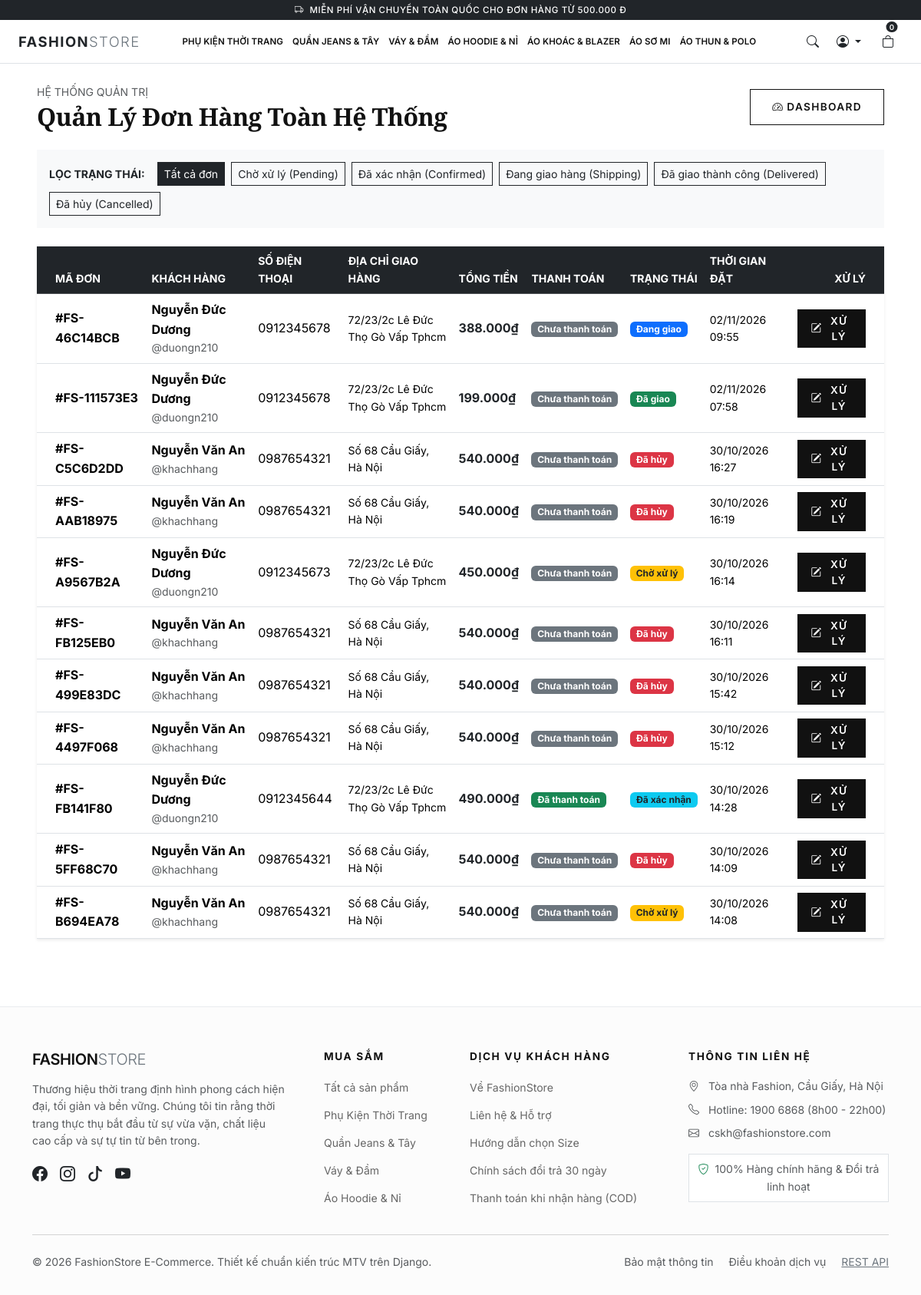
Page /orders/management/orders/ (signed in) on the committed database.
### products/models.py (models this page shows, shortened)
class Category(models.Model):
    name = models.CharField(max_length=100, unique=True, verbose_name='Tên danh mục')
    slug = models.SlugField(max_length=120, unique=True, blank=True, verbose_name='Đường dẫn slug')
    description = models.TextField(blank=True, verbose_name='Mô tả danh mục')
    image = models.ImageField(upload_to='categories/', blank=True, null=True, verbose_name='Ảnh danh mục')
    created_at = models.DateTimeField(auto_now_add=True, verbose_name='Ngày tạo')
    class Meta:
        verbose_name = 'Danh mục sản phẩm'
        verbose_name_plural = 'Danh mục sản phẩm'
        ordering = ['name']

### orders/models.py (models this page shows, shortened)
class Order(models.Model):
    PAYMENT_METHOD_CHOICES = [
        ('COD', 'Thanh toán khi nhận hàng (COD)'),
    ]
    PAYMENT_STATUS_CHOICES = [
        ('Unpaid', 'Chưa thanh toán'),
        ('Paid', 'Đã thanh toán'),
    ]
    ORDER_STATUS_CHOICES = [
        ('Pending', 'Chờ xử lý'),
        ('Confirmed', 'Đã xác nhận'),
        ('Shipping', 'Đang giao hàng'),
        ('Delivered', 'Đã giao thành công'),
        ('Cancelled', 'Đã hủy'),
    ]
    user = models.ForeignKey(User, on_delete=models.SET_NULL, null=True, blank=True, related_name='orders', verbose_name='Khách hàng')
    order_number = models.CharField(max_length=50, unique=True, verbose_name='Mã đơn hàng')
    full_name = models.CharField(max_length=100, verbose_name='Họ và tên người nhận')
    phone_number = models.CharField(max_length=15, verbose_name='Số điện thoại nhận hàng')
    shipping_address = models.TextField(verbose_name='Địa chỉ nhận hàng chi tiết')
    note = models.TextField(blank=True, verbose_name='Ghi chú đơn hàng')
    total_amount = models.DecimalField(max_digits=12, decimal_places=0, verbose_name='Tổng tiền đơn hàng (VNĐ)')
    payment_method = models.CharField(max_length=20, choices=PAYMENT_METHOD_CHOICES, default='COD', verbose_name='Phương thức thanh toán')
    payment_status = models.CharField(max_length=20, choices=PAYMENT_STATUS_CHOICES, default='Unpaid', verbose_name='Trạng thái thanh toán')
    order_status = models.CharField(max_length=20, choices=ORDER_STATUS_CHOICES, default='Pending', verbose_name='Trạng thái đơn hàng')
    created_at = models.DateTimeField(auto_now_add=True, verbose_name='Ngày đặt hàng')
    updated_at = models.DateTimeField(auto_now=True, verbose_name='Cập nhật lần cuối')
    class Meta:
        verbose_name = 'Đơn hàng'
        verbose_name_plural = 'Đơn hàng'
        ordering = ['-created_at']

### orders/views.py (the view)
# urls.py: path('management/orders/', views.admin_order_list, name='admin_order_list'),
@login_required
@user_passes_test(is_admin_user)
def admin_order_list(request):
    orders = Order.objects.select_related('user').all().order_by('-created_at')
    status_filter = request.GET.get('status')
    if status_filter:
        orders = orders.filter(order_status=status_filter)
    return render(request, 'orders/admin_orders.html', {
        'orders': orders,
        'status_filter': status_filter,
    })

### templates/orders/admin_orders.html (shortened to what this page needs)
{% extends 'base.html' %}
{% load static %}
{% block content %}
<div class="container-fluid px-lg-5 py-4">
    <div class="d-flex flex-wrap justify-content-between align-items-center mb-4">
        <div>
            <span class="text-uppercase small text-muted">Hệ thống quản trị</span>
            <h2 class="fw-bold mb-0 serif-font">Quản Lý Đơn Hàng Toàn Hệ Thống</h2>
        </div>
        <a href="{% url 'core:admin_dashboard' %}" class="btn btn-fashion-outline btn-sm mt-2 mt-md-0">
            <i class="bi bi-speedometer2 me-1"></i> Dashboard
        </a>
    </div>
    <div class="card border-0 bg-light p-3 rounded-0 mb-4">
        <div class="d-flex flex-wrap align-items-center gap-2 small">
            <span class="fw-bold text-uppercase me-2">Lọc trạng thái:</span>
            <a href="{% url 'orders:admin_order_list' %}" class="btn btn-sm {% if not status_filter %}btn-dark{% else %}btn-outline-dark{% endif %} rounded-0">
                Tất cả đơn
            </a>
            <a href="?status=Pending" class="btn btn-sm {% if status_filter == 'Pending' %}btn-dark{% else %}btn-outline-dark{% endif %} rounded-0">
                Chờ xử lý (Pending)
            </a>
            <a href="?status=Confirmed" class="btn btn-sm {% if status_filter == 'Confirmed' %}btn-dark{% else %}btn-outline-dark{% endif %} rounded-0">
                Đã xác nhận (Confirmed)
            </a>
            <a href="?status=Shipping" class="btn btn-sm {% if status_filter == 'Shipping' %}btn-dark{% else %}btn-outline-dark{% endif %} rounded-0">
                Đang giao hàng (Shipping)
            </a>
            <a href="?status=Delivered" class="btn btn-sm {% if status_filter == 'Delivered' %}btn-dark{% else %}btn-outline-dark{% endif %} rounded-0">
                Đã giao thành công (Delivered)
            </a>
            <a href="?status=Cancelled" class="btn btn-sm {% if status_filter == 'Cancelled' %}btn-dark{% else %}btn-outline-dark{% endif %} rounded-0">
                Đã hủy (Cancelled)
            </a>
        </div>
    </div>
    <div class="card border-0 shadow-sm rounded-0">
        <div class="table-responsive">
            <table class="table table-hover align-middle mb-0">
                <thead class="table-dark small text-uppercase">
                    <tr>
                        <th class="ps-4">Mã đơn</th>
                        <th>Khách hàng</th>
                        <th>Số điện thoại</th>
                        <th>Địa chỉ giao hàng</th>
                        <th>Tổng tiền</th>
                        <th>Thanh toán</th>
                        <th>Trạng thái</th>
                        <th>Thời gian đặt</th>
                        <th class="text-end pe-4">Xử lý</th>
                    </tr>
                </thead>
                <tbody>
                    {% for order in orders %}
                    <tr>
                        <td class="ps-4 fw-bold">#{{ order.order_number }}</td>
                        <td>
                            <strong>{{ order.full_name }}</strong>
                            {% if order.user %}<div class="small text-muted">@{{ order.user.username }}</div>{% endif %}
                        </td>
                        <td>{{ order.phone_number }}</td>
                        <td class="small" style="max-width: 200px;">{{ order.shipping_address|truncatechars:40 }}</td>
                        <td><strong class="text-dark">{{ order.total_amount|vnd }}</strong></td>
                        <td>
                            {% if order.payment_status == 'Paid' %}
                            <span class="badge bg-success">Đã thanh toán</span>
                            {% else %}
                            <span class="badge bg-secondary">Chưa thanh toán</span>
                            {% endif %}
                        </td>
                        <td>
                            {% if order.order_status == 'Pending' %}
                            <span class="badge bg-warning text-dark">Chờ xử lý</span>
                            {% elif order.order_status == 'Confirmed' %}
                            <span class="badge bg-info text-dark">Đã xác nhận</span>
                            {% elif order.order_status == 'Shipping' %}
                            <span class="badge bg-primary">Đang giao</span>
                            {% elif order.order_status == 'Delivered' %}
                            <span class="badge bg-success">Đã giao</span>
                            {% elif order.order_status == 'Cancelled' %}
                            <span class="badge bg-danger">Đã hủy</span>
                            {% endif %}
                        </td>
                        <td class="small">{{ order.created_at|date:"d/m/Y H:i" }}</td>
                        <td class="text-end pe-4">
                            <a href="{% url 'orders:admin_order_detail' order.order_number %}" class="btn btn-sm btn-fashion-dark py-1 px-3">
                                <i class="bi bi-pencil-square me-1"></i> Xử lý
                            </a>
                        </td>
                    </tr>
                    {% empty %}
                    <tr>
                        <td colspan="9" class="text-center py-5 text-muted">Không có đơn hàng nào phù hợp với bộ lọc hiện tại.</td>
                    </tr>
                    {% endfor %}
                </tbody>
            </table>
        </div>
    </div>
</div>
{% endblock %}

### templates/includes/navbar.html (shortened to what this page needs)
{% load static %}
<header class="yame-header sticky-top" id="mainHeader">
    <div class="yame-header-main bg-white border-bottom position-relative">
        <div class="container-fluid px-2 px-sm-3 px-xl-4">
            <div class="d-flex align-items-center justify-content-between" style="min-height: 56px;">
                <div class="d-flex align-items-center flex-shrink-0 me-2">
                    <a class="yame-brand-logo text-dark text-decoration-none" href="{% url 'core:home' %}">
                        <span class="fw-bold text-uppercase">FASHION</span><span class="fw-light text-secondary">STORE</span>
                    </a>
                </div>
                <nav class="yame-nav-bar d-none d-lg-block mx-1 mx-xl-3 flex-grow-1 overflow-hidden" style="min-width: 0;">
                    <ul class="yame-nav-list d-flex justify-content-center align-items-center list-unstyled mb-0 flex-nowrap" style="scrollbar-width: none;">
                        {% for cat in nav_categories %}
                        <li class="yame-nav-item yame-nav-item--has-mega">
                            <a class="yame-nav-link" href="{% url 'products:category_products' cat.slug %}">
                                {{ cat.name }}
                            </a>
                        </li>
                        {% endfor %}
                    </ul>
                </nav>
                <div class="header-right-actions d-flex align-items-center gap-1 gap-sm-2 flex-shrink-0 ms-auto ps-2" style="z-index: 1050; min-width: fit-content;">
                    <button class="btn yame-header-icon-btn text-dark border-0 bg-transparent text-decoration-none" id="searchToggleBtn" type="button" aria-label="Tìm kiếm sản phẩm" title="Tìm kiếm">
                        <i class="bi bi-search fs-6"></i>
                    </button>
                    {% if user.is_authenticated %}
                    <div class="dropdown">
                        <button class="btn yame-header-btn dropdown-toggle d-flex align-items-center gap-1 p-1 text-dark border-0 bg-transparent" type="button" data-bs-toggle="dropdown" aria-expanded="false" title="Tài khoản">
                            <i class="bi bi-person-circle fs-6"></i>
                        </button>
                    </div>
                    {% endif %}
                    {% if user.is_authenticated %}
                    <a href="{% url 'cart:detail' %}" class="btn yame-cart-btn text-dark position-relative p-1 text-decoration-none ms-1" title="Giỏ hàng">
                        <i class="bi bi-bag fs-6"></i>
                        <span class="yame-cart-badge position-absolute translate-middle badge rounded-pill bg-dark text-white">
                            {{ nav_cart_count|default:0 }}
                        </span>
                    </a>
                    {% endif %}
                </div>
            </div>
        </div>
    </div>
</header>

### templates/includes/footer.html
{% load static %}
<footer class="fashion-footer">
    <div class="container">
        <div class="row g-4">
            <div class="col-lg-4 col-md-6">
                <h5 class="brand-logo mb-3">FASHION<span class="text-secondary fw-light">STORE</span></h5>
                <p class="text-muted small pe-lg-4">
                    Thương hiệu thời trang định hình phong cách hiện đại, tối giản và bền vững. Chúng tôi tin rằng thời trang thực thụ bắt đầu từ sự vừa vặn, chất liệu cao cấp và sự tự tin từ bên trong.
                </p>
                <div class="d-flex gap-3 text-secondary fs-5 mt-3">
                    <a href="#" class="text-dark"><i class="bi bi-facebook"></i></a>
                    <a href="#" class="text-dark"><i class="bi bi-instagram"></i></a>
                    <a href="#" class="text-dark"><i class="bi bi-tiktok"></i></a>
                    <a href="#" class="text-dark"><i class="bi bi-youtube"></i></a>
                </div>
            </div>
            <div class="col-lg-2 col-md-6 col-6">
                <h6 class="footer-heading">Mua sắm</h6>
                <ul class="footer-link-list">
                    <li><a href="{% url 'products:product_list' %}">Tất cả sản phẩm</a></li>
                    {% for cat in nav_categories|slice:":4" %}
                    <li><a href="{% url 'products:category_products' cat.slug %}">{{ cat.name }}</a></li>
                    {% endfor %}
                </ul>
            </div>
            <div class="col-lg-3 col-md-6 col-6">
                <h6 class="footer-heading">Dịch vụ khách hàng</h6>
                <ul class="footer-link-list">
                    <li><a href="{% url 'core:about' %}">Về FashionStore</a></li>
                    <li><a href="{% url 'core:contact' %}">Liên hệ & Hỗ trợ</a></li>
                    <li><a href="#">Hướng dẫn chọn Size</a></li>
                    <li><a href="#">Chính sách đổi trả 30 ngày</a></li>
                    <li><a href="#">Thanh toán khi nhận hàng (COD)</a></li>
                </ul>
            </div>
            <div class="col-lg-3 col-md-6">
                <h6 class="footer-heading">Thông tin liên hệ</h6>
                <p class="text-muted small mb-2"><i class="bi bi-geo-alt me-2"></i> Tòa nhà Fashion, Cầu Giấy, Hà Nội</p>
                <p class="text-muted small mb-2"><i class="bi bi-telephone me-2"></i> Hotline: 1900 6868 (8h00 - 22h00)</p>
                <p class="text-muted small mb-3"><i class="bi bi-envelope me-2"></i> cskh@fashionstore.com</p>
                <div class="p-2 border bg-white small text-center text-muted">
                    <i class="bi bi-shield-check text-success me-1"></i> 100% Hàng chính hãng & Đổi trả linh hoạt
                </div>
            </div>
        </div>
        <hr class="my-4 text-muted">
        <div class="row align-items-center small text-muted">
            <div class="col-md-6 text-center text-md-start">
                &copy; 2026 FashionStore E-Commerce. Thiết kế chuẩn kiến trúc MTV trên Django.
            </div>
            <div class="col-md-6 text-center text-md-end mt-2 mt-md-0">
                <span class="me-3">Bảo mật thông tin</span>
                <span class="me-3">Điều khoản dịch vụ</span>
                <a href="/api/products/" target="_blank" class="text-decoration-underline text-secondary">REST API</a>
            </div>
        </div>
    </div>
</footer>

### rows in the picture
Category: name "PHỤ KIỆN THỜI TRANG", name "Phụ Kiện Thời Trang"
Category: name "QUẦN JEANS & TÂY", name "Quần Jeans & Tây"
Category: name "VÁY & ĐẦM", name "Váy & Đầm"
Category: name "ÁO HOODIE & NỈ", name "Áo Hoodie & Nỉ"
Category: name "ÁO KHOÁC & BLAZER"
Category: name "ÁO SƠ MI"
Category: name "ÁO THUN & POLO"
Order: order_number "FS-46C14BCB", full_name "Nguyễn Đức Dương", user.username "duongn210", phone_number "0912345678", shipping_address "72/23/2c Lê Đức Thọ Gò Vấp Tphcm", total_amount|vnd "388.000₫", payment_status "Chưa thanh toán", order_status "Đang giao", created_at "02/11/2026 09:55"
Order: order_number "FS-111573E3", full_name "Nguyễn Đức Dương", user.username "duongn210", phone_number "0912345678", shipping_address "72/23/2c Lê Đức Thọ Gò Vấp Tphcm", total_amount|vnd "199.000₫", payment_status "Chưa thanh toán", order_status "Đã giao", created_at "02/11/2026 07:58"
Order: order_number "FS-C5C6D2DD", full_name "Nguyễn Văn An", user.username "khachhang", phone_number "0987654321", shipping_address "Số 68 Cầu Giấy, Hà Nội", total_amount|vnd "540.000₫", payment_status "Chưa thanh toán", order_status "Đã hủy", created_at "30/10/2026 16:27"
Order: order_number "FS-AAB18975", full_name "Nguyễn Văn An", user.username "khachhang", phone_number "0987654321", shipping_address "Số 68 Cầu Giấy, Hà Nội", total_amount|vnd "540.000₫", payment_status "Chưa thanh toán", order_status "Đã hủy", created_at "30/10/2026 16:19"
Order: order_number "FS-A9567B2A", full_name "Nguyễn Đức Dương", user.username "duongn210", phone_number "0912345673", shipping_address "72/23/2c Lê Đức Thọ Gò Vấp Tphcm", total_amount|vnd "450.000₫", payment_status "Chưa thanh toán", order_status "Chờ xử lý", created_at "30/10/2026 16:14"
Order: order_number "FS-FB125EB0", full_name "Nguyễn Văn An", user.username "khachhang", phone_number "0987654321", shipping_address "Số 68 Cầu Giấy, Hà Nội", total_amount|vnd "540.000₫", payment_status "Chưa thanh toán", order_status "Đã hủy", created_at "30/10/2026 16:11"
Order: order_number "FS-499E83DC", full_name "Nguyễn Văn An", user.username "khachhang", phone_number "0987654321", shipping_address "Số 68 Cầu Giấy, Hà Nội", total_amount|vnd "540.000₫", payment_status "Chưa thanh toán", order_status "Đã hủy", created_at "30/10/2026 15:42"
Order: order_number "FS-4497F068", full_name "Nguyễn Văn An", user.username "khachhang", phone_number "0987654321", shipping_address "Số 68 Cầu Giấy, Hà Nội", total_amount|vnd "540.000₫", payment_status "Chưa thanh toán", order_status "Đã hủy", created_at "30/10/2026 15:12"
Order: order_number "FS-FB141F80", full_name "Nguyễn Đức Dương", user.username "duongn210", phone_number "0912345644", shipping_address "72/23/2c Lê Đức Thọ Gò Vấp Tphcm", total_amount|vnd "490.000₫", payment_status "Đã thanh toán", order_status "Đã xác nhận", created_at "30/10/2026 14:28"
Order: order_number "FS-5FF68C70", full_name "Nguyễn Văn An", user.username "khachhang", phone_number "0987654321", shipping_address "Số 68 Cầu Giấy, Hà Nội", total_amount|vnd "540.000₫", payment_status "Chưa thanh toán", order_status "Đã hủy", created_at "30/10/2026 14:09"
Order: order_number "FS-B694EA78", full_name "Nguyễn Văn An", user.username "khachhang", phone_number "0987654321", shipping_address "Số 68 Cầu Giấy, Hà Nội", total_amount|vnd "540.000₫", payment_status "Chưa thanh toán", order_status "Chờ xử lý", created_at "30/10/2026 14:08"

### other values in the picture
{{ nav_cart_count|default:0 }} "0"
